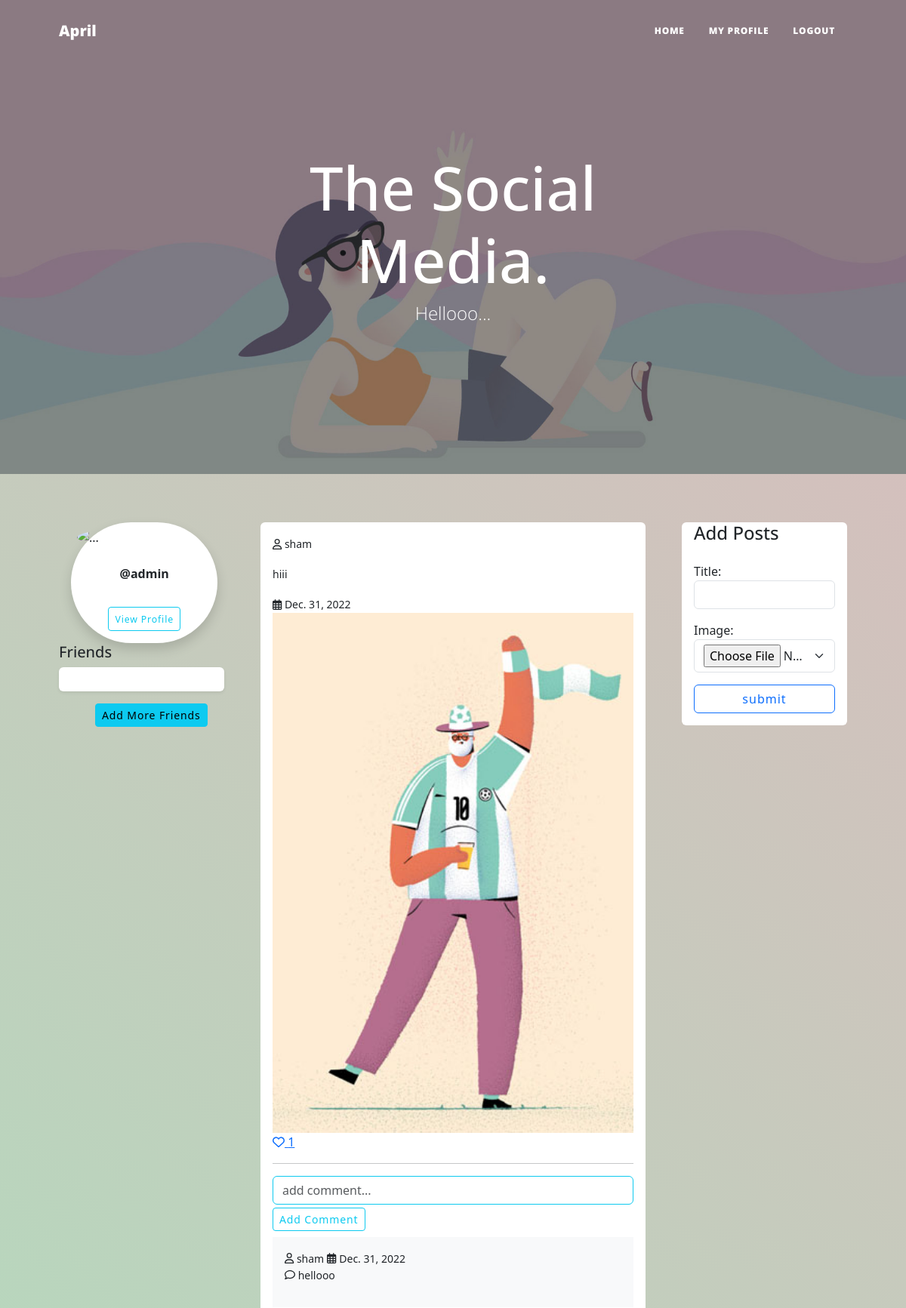
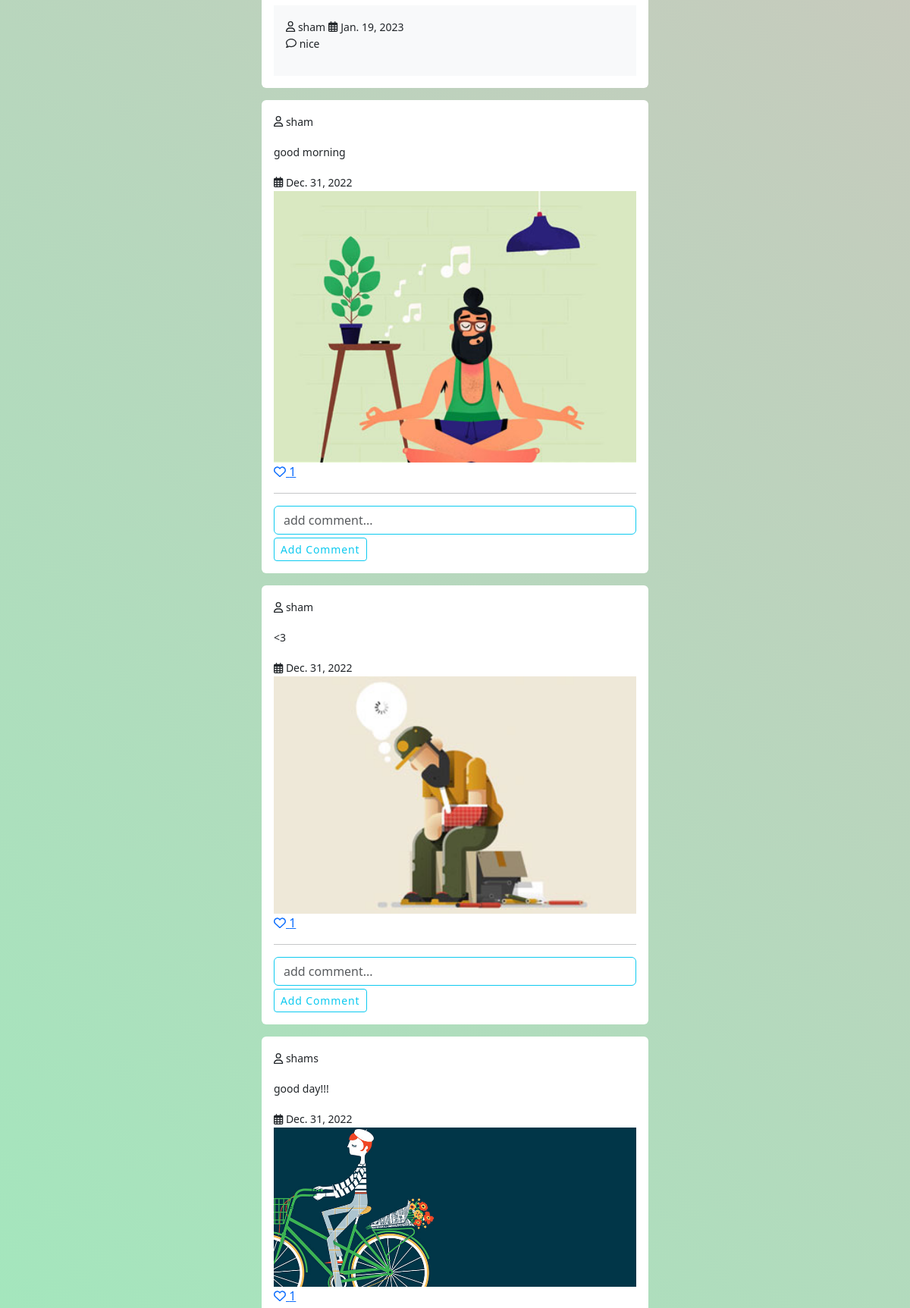
The app's page /web/index (signed in, upper part) with its own data (2 pictures, top to bottom).
### api/models.py (models this page shows, shortened)
class Posts(models.Model):
    title=models.CharField(max_length=250)
    image=models.ImageField(upload_to="images",null=True)
    user=models.ForeignKey(User,on_delete=models.CASCADE)
    created_date=models.DateField(auto_now_add=True)
    like=models.ManyToManyField(User,related_name="likes")
    @property
    def posts_comments(self):
        return self.comments_set.all()
    @property
    def likes(self):
        qs=self.like.all().count()
        return qs

class Comments(models.Model):
    comment=models.CharField(max_length=250)
    user=models.ForeignKey(User,on_delete=models.CASCADE)
    post=models.ForeignKey(Posts,on_delete=models.CASCADE)
    created_date=models.DateField(auto_now_add=True)

### web/views.py (the view, shortened to what this page needs)
# urls.py: path("index",IndexView.as_view(),name="index"),
@method_decorator(decs,name="dispatch")
class IndexView(CreateView,ListView):
    template_name="index.html"
    form_class=PostForm
    success_url=reverse_lazy("index")
    model=Posts
    context_object_name="posts"
    def get_queryset(self):
        return Posts.objects.all()

### web/forms.py
class PostForm(forms.ModelForm):
    class Meta:
        model=Posts
        fields=["title","image"]
        widgets={
            "title":forms.TextInput(attrs={"class":"form-control"}),
            "image":forms.FileInput(attrs={"class":"form-select"})
        }

### web/views.py (called while the page is built)
def signin_required(fn):
    def wrapper(request,*args,**kw):
        if not request.user.is_authenticated:
            messages.error(request,"invalid session")
            return redirect("signin")
        else:
            return fn(request,*args,**kw)
    return wrapper

### web/templates/index.html (shortened to what this page needs)
{%extends 'base.html'%}
{%block body_block%}
{% load static %}
<div class="row ">
    <div class="col-3">
        <link href="https://cdn.jsdelivr.net/npm/bootstrap@5.3.0-alpha1/dist/css/bootstrap.min.css" rel="stylesheet"
 />
            <div class="card mt-3 ms-3 border-0 shadow rounded-pill" style="width: 80%; ">
                <img src="{{request.user.profile.proimage.url}}"width="70%" class="card-img-top p-2 rounded-circle" alt="...">
                <div class="card-body text-center">
                    <p class="card-text" style="margin: 0;"><strong>@{{request.user}}</strong></p>
                    <br>
                    <a href="{% url 'profile' %}" class="btn btn-outline-info btn-sm mt-2"><small>View Profile</small></a>
                </div>
            </div>
            <div class="following">
                <h5>Friends</h5>
                <div class="card parent border-0 shadow-sm" style="width: 90%;">
                </div>
                <a href="{%url 'people'%}"><button class="btn btn-info btn-sm mt-3 ms-5">Add More Friends</button></a>
            </div>
    </div>
    <div class="col-6">
        {%for p in posts%}
        <div class="card border-0 mt-3">
            <div class="card-body">
                <p><small><i class="fa-regular fa-user"></i>  {{p.user}}</small></p>
                <p><small>{{p.title}}</small></p>
                <small><i class="fa-regular fa-calendar-days"></i> {{p.created_date}}</small>
                <img src="{{p.image.url}}" alt="" width="100%">
                <a href="{% url 'add-like' p.id %}"><i class="fa-regular fa-heart"></i>  {{p.likes}} </a>
                <hr>
                <form action="{%url 'add-comment' p.id%}" method="post">
                    <input type="text" class="form-control border-info" placeholder="add comment..." name="comment" required >
                    <button type="submit" class="btn btn-outline-info btn-sm mt-1">Add Comment</button>
                </form>
                <div>
                    {%for comment in p.posts_comments%}
                    <div class="card-body bg-light mt-2">
                        <p style="display: inline;"><small><i class="fa-regular fa-user"></i>  {{comment.user}}</small></p>
                        <small><i class="fa-regular fa-calendar-days"></i>   {{comment.created_date}}</small>
                        <small><p><i class="fa-regular fa-comment"></i>  {{comment.comment}}</p></small>
                    </div>
                    {%endfor%}
                </div>
            </div>
        </div>
        {%endfor%}
    </div>
    <div class="col-3">
        <div class="card border-0 mt-3 ms-4">
            <h4 class="widget-title ms-3">Add Posts</h4>
            <div class="card-body ">
                <form action="" method="post" enctype="multipart/form-data">
                    {{form.as_p}}
                    <input type="submit" class="btn btn-outline-primary form-control" value="submit">
                </form>
            </div>
        </div>
    </div>
</div>
{%endblock%} -->

### web/templates/index.html (style rules this page uses)
body { height: 760vh; background-color: #85FFBD; background-image: linear-gradient(45deg, #85FFBD 0%, #dbbabd 100%); }
.parent { display: grid; grid-gap: 5px; grid-column-gap: 0px; grid-template-columns: 1fr 1fr 1fr 1fr; grid-row-gap: 5px; grid-column-gap: 5px; padding: 1em; }

### records on screen
Posts: user "sham", title "hiii", created_date "Dec. 31, 2022", image (picture), likes "1"
Comments: user "sham", created_date "Dec. 31, 2022", comment "hellooo"
Comments: user "sham", created_date "Jan. 19, 2023", comment "nice"
Posts: user "sham", title "good morning", created_date "Dec. 31, 2022", image (picture), likes "1"
Posts: user "sham", title "<3", created_date "Dec. 31, 2022", image (picture), likes "1"
Posts: user "shams", title "good day!!!", created_date "Dec. 31, 2022", image (picture), likes "1"

### other values on screen
{{ request.user }} "admin"
